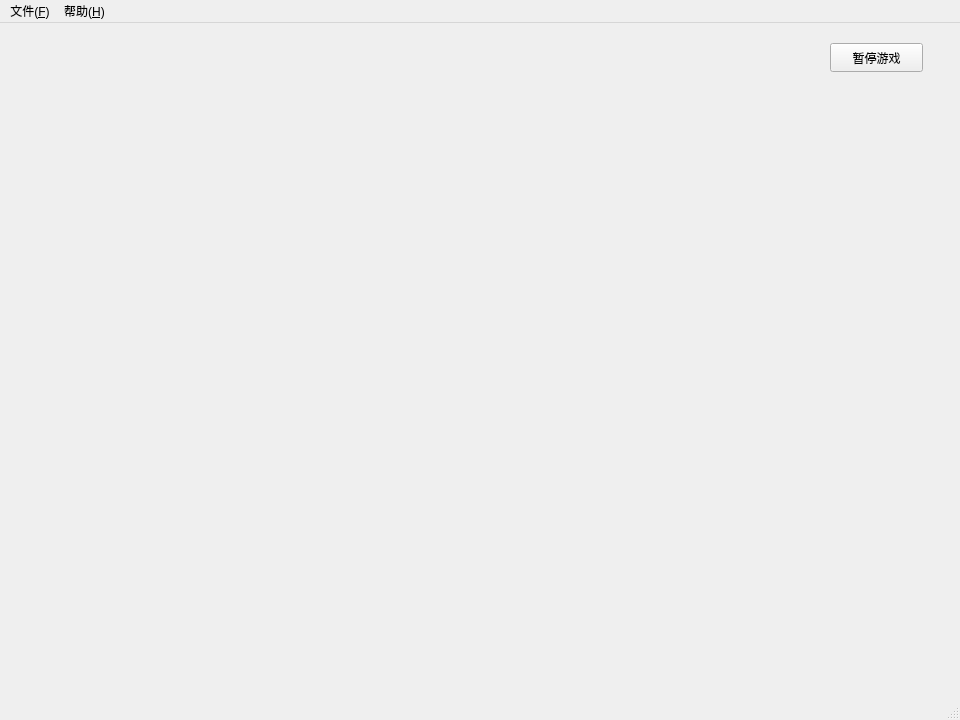
<?xml version="1.0" encoding="UTF-8"?>
<ui version="4.0">
 <class>MainWindow</class>
 <widget class="QMainWindow" name="MainWindow">
  <property name="geometry">
   <rect>
    <x>0</x>
    <y>0</y>
    <width>960</width>
    <height>720</height>
   </rect>
  </property>
  <property name="minimumSize">
   <size>
    <width>960</width>
    <height>720</height>
   </size>
  </property>
  <property name="maximumSize">
   <size>
    <width>960</width>
    <height>720</height>
   </size>
  </property>
  <property name="windowTitle">
   <string>拍手游戏</string>
  </property>
  <widget class="QWidget" name="centralwidget">
   <property name="enabled">
    <bool>true</bool>
   </property>
   <widget class="QStackedWidget" name="stackedWidget">
    <property name="geometry">
     <rect>
      <x>0</x>
      <y>0</y>
      <width>960</width>
      <height>690</height>
     </rect>
    </property>
    <property name="minimumSize">
     <size>
      <width>0</width>
      <height>0</height>
     </size>
    </property>
    <property name="maximumSize">
     <size>
      <width>16777215</width>
      <height>16777215</height>
     </size>
    </property>
    <property name="currentIndex">
     <number>4</number>
    </property>
    <widget class="QWidget" name="mainPage">
     <property name="minimumSize">
      <size>
       <width>0</width>
       <height>0</height>
      </size>
     </property>
     <property name="maximumSize">
      <size>
       <width>16777215</width>
       <height>16777215</height>
      </size>
     </property>
     <widget class="QWidget" name="layoutWidget">
      <property name="geometry">
       <rect>
        <x>440</x>
        <y>420</y>
        <width>95</width>
        <height>139</height>
       </rect>
      </property>
      <layout class="QVBoxLayout" name="mainPage_VLayout">
       <item>
        <widget class="QPushButton" name="startGameButton">
         <property name="text">
          <string>开始游戏</string>
         </property>
        </widget>
       </item>
       <item>
        <widget class="QPushButton" name="settingsButton">
         <property name="text">
          <string>设置</string>
         </property>
        </widget>
       </item>
       <item>
        <widget class="QPushButton" name="helpButton">
         <property name="text">
          <string>帮助</string>
         </property>
        </widget>
       </item>
       <item>
        <widget class="QPushButton" name="exitGameButton">
         <property name="text">
          <string>退出游戏</string>
         </property>
        </widget>
       </item>
      </layout>
     </widget>
    </widget>
    <widget class="QWidget" name="startGamePage">
     <widget class="QPushButton" name="startToMainButton">
      <property name="geometry">
       <rect>
        <x>770</x>
        <y>530</y>
        <width>130</width>
        <height>70</height>
       </rect>
      </property>
      <property name="text">
       <string>返回</string>
      </property>
     </widget>
     <widget class="QWidget" name="layoutWidget">
      <property name="geometry">
       <rect>
        <x>350</x>
        <y>200</y>
        <width>271</width>
        <height>271</height>
       </rect>
      </property>
      <layout class="QVBoxLayout" name="startGamePage_VLayout">
       <item>
        <widget class="QPushButton" name="mode1Button">
         <property name="sizePolicy">
          <sizepolicy hsizetype="Minimum" vsizetype="Preferred">
           <horstretch>0</horstretch>
           <verstretch>0</verstretch>
          </sizepolicy>
         </property>
         <property name="text">
          <string>模式1</string>
         </property>
        </widget>
       </item>
       <item>
        <widget class="QPushButton" name="mode2Button">
         <property name="sizePolicy">
          <sizepolicy hsizetype="Minimum" vsizetype="Preferred">
           <horstretch>0</horstretch>
           <verstretch>0</verstretch>
          </sizepolicy>
         </property>
         <property name="text">
          <string>模式2</string>
         </property>
        </widget>
       </item>
       <item>
        <widget class="QPushButton" name="mode3Button">
         <property name="sizePolicy">
          <sizepolicy hsizetype="Minimum" vsizetype="Preferred">
           <horstretch>0</horstretch>
           <verstretch>0</verstretch>
          </sizepolicy>
         </property>
         <property name="text">
          <string>模式3</string>
         </property>
        </widget>
       </item>
       <item>
        <widget class="QPushButton" name="mode4Button">
         <property name="sizePolicy">
          <sizepolicy hsizetype="Minimum" vsizetype="Preferred">
           <horstretch>0</horstretch>
           <verstretch>0</verstretch>
          </sizepolicy>
         </property>
         <property name="text">
          <string>模式4</string>
         </property>
        </widget>
       </item>
      </layout>
     </widget>
    </widget>
    <widget class="QWidget" name="settingsPage">
     <property name="minimumSize">
      <size>
       <width>0</width>
       <height>0</height>
      </size>
     </property>
     <property name="maximumSize">
      <size>
       <width>16777215</width>
       <height>16777215</height>
      </size>
     </property>
     <widget class="QPushButton" name="settingsToMainButton">
      <property name="geometry">
       <rect>
        <x>770</x>
        <y>530</y>
        <width>130</width>
        <height>70</height>
       </rect>
      </property>
      <property name="text">
       <string>返回</string>
      </property>
     </widget>
     <widget class="QWidget" name="layoutWidget">
      <property name="geometry">
       <rect>
        <x>150</x>
        <y>291</y>
        <width>421</width>
        <height>22</height>
       </rect>
      </property>
      <layout class="QHBoxLayout" name="sound_HLayout">
       <item>
        <widget class="QLabel" name="soundLabel">
         <property name="text">
          <string>音效 </string>
         </property>
        </widget>
       </item>
       <item>
        <widget class="QLabel" name="soundshowLabel">
         <property name="text">
          <string>50</string>
         </property>
        </widget>
       </item>
       <item>
        <widget class="QSlider" name="sound_HSlider">
         <property name="maximum">
          <number>100</number>
         </property>
         <property name="value">
          <number>50</number>
         </property>
         <property name="orientation">
          <enum>Qt::Horizontal</enum>
         </property>
        </widget>
       </item>
      </layout>
     </widget>
     <widget class="QWidget" name="layoutWidget">
      <property name="geometry">
       <rect>
        <x>150</x>
        <y>350</y>
        <width>421</width>
        <height>22</height>
       </rect>
      </property>
      <layout class="QHBoxLayout" name="BGM_HLayout">
       <item>
        <widget class="QLabel" name="BGMLabel">
         <property name="text">
          <string>BGM</string>
         </property>
        </widget>
       </item>
       <item>
        <widget class="QLabel" name="BGMshowLabel">
         <property name="text">
          <string>50</string>
         </property>
        </widget>
       </item>
       <item>
        <widget class="QSlider" name="BGM_HSlider">
         <property name="layoutDirection">
          <enum>Qt::LeftToRight</enum>
         </property>
         <property name="maximum">
          <number>100</number>
         </property>
         <property name="pageStep">
          <number>5</number>
         </property>
         <property name="value">
          <number>50</number>
         </property>
         <property name="sliderPosition">
          <number>50</number>
         </property>
         <property name="orientation">
          <enum>Qt::Horizontal</enum>
         </property>
        </widget>
       </item>
      </layout>
     </widget>
    </widget>
    <widget class="QWidget" name="helpPage">
     <widget class="QLabel" name="label">
      <property name="geometry">
       <rect>
        <x>350</x>
        <y>180</y>
        <width>81</width>
        <height>131</height>
       </rect>
      </property>
      <property name="text">
       <string>帮助页面</string>
      </property>
     </widget>
     <widget class="QPushButton" name="helpToMainButton">
      <property name="geometry">
       <rect>
        <x>770</x>
        <y>530</y>
        <width>130</width>
        <height>70</height>
       </rect>
      </property>
      <property name="text">
       <string>返回</string>
      </property>
     </widget>
    </widget>
    <widget class="QWidget" name="playGamePage">
     <widget class="QPushButton" name="pauseButton">
      <property name="geometry">
       <rect>
        <x>830</x>
        <y>20</y>
        <width>93</width>
        <height>29</height>
       </rect>
      </property>
      <property name="text">
       <string>暂停游戏</string>
      </property>
     </widget>
    </widget>
    <widget class="QWidget" name="pausePage">
     <widget class="QPushButton" name="backToGameButton">
      <property name="geometry">
       <rect>
        <x>420</x>
        <y>320</y>
        <width>93</width>
        <height>29</height>
       </rect>
      </property>
      <property name="text">
       <string>返回游戏</string>
      </property>
     </widget>
     <widget class="QPushButton" name="backToMainPageButton">
      <property name="geometry">
       <rect>
        <x>420</x>
        <y>430</y>
        <width>93</width>
        <height>29</height>
       </rect>
      </property>
      <property name="text">
       <string>返回主菜单</string>
      </property>
     </widget>
     <widget class="QLabel" name="label_2">
      <property name="geometry">
       <rect>
        <x>420</x>
        <y>170</y>
        <width>151</width>
        <height>111</height>
       </rect>
      </property>
      <property name="text">
       <string>游戏已暂停</string>
      </property>
     </widget>
    </widget>
   </widget>
  </widget>
  <widget class="QStatusBar" name="statusbar"/>
  <widget class="QMenuBar" name="menubar">
   <property name="geometry">
    <rect>
     <x>0</x>
     <y>0</y>
     <width>960</width>
     <height>26</height>
    </rect>
   </property>
   <widget class="QMenu" name="menuFile">
    <property name="title">
     <string>文件(&amp;F)</string>
    </property>
    <addaction name="action_O"/>
    <addaction name="action_S"/>
    <addaction name="separator"/>
    <addaction name="action_X"/>
   </widget>
   <widget class="QMenu" name="menuHelp">
    <property name="title">
     <string>帮助(&amp;H)</string>
    </property>
    <addaction name="action_rules"/>
    <addaction name="separator"/>
    <addaction name="action_v1_0_0"/>
   </widget>
   <addaction name="menuFile"/>
   <addaction name="menuHelp"/>
  </widget>
  <action name="action_X">
   <property name="text">
    <string>关闭(&amp;X)</string>
   </property>
  </action>
  <action name="action_v1_0_0">
   <property name="text">
    <string>拍手游戏v1.0.0</string>
   </property>
   <property name="toolTip">
    <string>拍手游戏v1.0.0</string>
   </property>
  </action>
  <action name="action_O">
   <property name="text">
    <string>打开(&amp;O)</string>
   </property>
  </action>
  <action name="action_S">
   <property name="text">
    <string>另存为(&amp;S)</string>
   </property>
  </action>
  <action name="action_rules">
   <property name="text">
    <string>游戏规则</string>
   </property>
  </action>
 </widget>
 <resources/>
 <connections/>
</ui>
